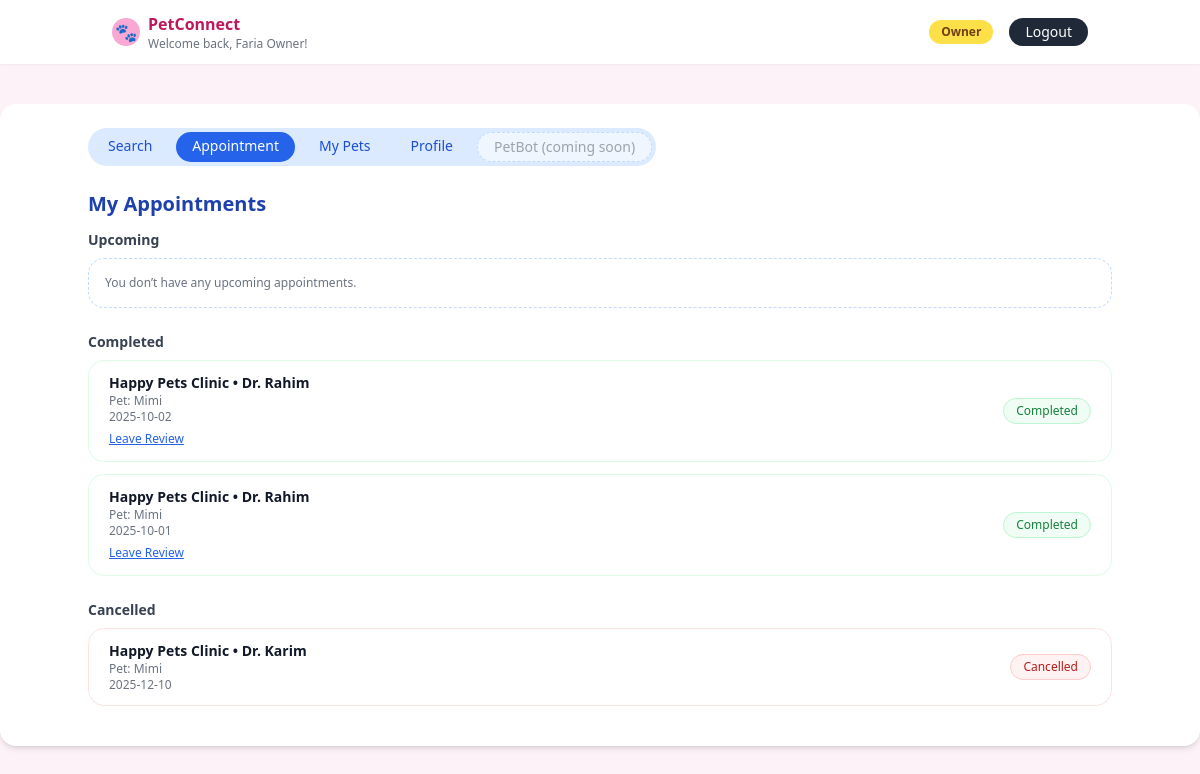
Page /owner/appointments (signed in) on the committed database.
### tables this page shows
CREATE TABLE owners (
    id INTEGER PRIMARY KEY AUTOINCREMENT,
    user_id INTEGER NOT NULL UNIQUE,
    name TEXT NOT NULL,
    email TEXT NOT NULL,
    location TEXT NOT NULL DEFAULT '',
    password TEXT NOT NULL DEFAULT '', is_premium INTEGER DEFAULT 0, subscription_expiry TEXT, reward_points INTEGER DEFAULT 0,
    FOREIGN KEY (user_id) REFERENCES users(id)
);

CREATE TABLE appointments (
    id INTEGER PRIMARY KEY AUTOINCREMENT,
    pet_id INTEGER NOT NULL,
    doctor_id INTEGER NOT NULL,
    appointment_date DATETIME NOT NULL,
    status TEXT NOT NULL DEFAULT 'pending',

    -- Doctor review
    rating INTEGER,              -- 1 to 5
    review_text TEXT,

    -- Clinic review
    clinic_rating INTEGER,       -- 1 to 5
    clinic_review_text TEXT,

    reviewed_at TEXT,

    FOREIGN KEY (pet_id) REFERENCES pets(id),
    FOREIGN KEY (doctor_id) REFERENCES doctors(id)
);

CREATE TABLE clinics (
    id INTEGER PRIMARY KEY AUTOINCREMENT,
    user_id INTEGER NOT NULL UNIQUE,
    name TEXT NOT NULL,
    license_number TEXT NOT NULL,
    email TEXT NOT NULL,
    contact_number TEXT NOT NULL,
    location TEXT NOT NULL,
    FOREIGN KEY (user_id) REFERENCES users(id)
);

CREATE TABLE doctors (
    id INTEGER PRIMARY KEY AUTOINCREMENT,
    clinic_id INTEGER NOT NULL,
    name TEXT NOT NULL,
    email TEXT NOT NULL,
    base_fee REAL NOT NULL,
    qualifications TEXT NOT NULL,
    rating REAL DEFAULT 0,
    weekly_schedule TEXT NOT NULL,
    FOREIGN KEY (clinic_id) REFERENCES clinics(id)
);

CREATE TABLE pets (
    id INTEGER PRIMARY KEY AUTOINCREMENT,
    owner_id INTEGER NOT NULL,
    name TEXT NOT NULL,
    age TEXT NOT NULL,
    animal_type TEXT NOT NULL,
    breed TEXT NOT NULL,
    gender TEXT NOT NULL,
    vaccination_status TEXT NOT NULL,
    photo_filename TEXT,
    FOREIGN KEY (owner_id) REFERENCES owners(id)
);

### app.py (the view)
@app.route("/owner/appointments")
def owner_appointments():
    guard = _require_owner()
    if guard:
        return guard
    conn = get_db()
    auto_update_past_appointments(conn)
    cur = conn.cursor()
    owner = _get_owner_for_current_user(conn)
    if not owner:
        conn.close()
        flash("Owner profile not found.", "danger")
        return redirect(url_for("owner_dashboard"))
    cur.execute(
        """
        SELECT
            a.*,
            d.name               AS doctor_name,
            c.name               AS clinic_name,
            c.location           AS clinic_location,
            p.name               AS pet_name,
            p.animal_type        AS pet_animal_type,
            p.breed              AS pet_breed,
            p.gender             AS pet_gender,
            p.age                AS pet_age,
            p.vaccination_status AS pet_vaccination_status
        FROM appointments a
        JOIN pets    p ON a.pet_id   = p.id
        JOIN owners  o ON p.owner_id = o.id
        JOIN doctors d ON a.doctor_id = d.id
        JOIN clinics c ON d.clinic_id = c.id
        WHERE o.id = ?
        ORDER BY a.appointment_date DESC
        """,
        (owner["id"],),
    )
    rows = cur.fetchall()
    conn.close()
    upcoming, completed, cancelled = [], [], []
    for r in rows:
        status = (r["status"] or "").lower()
        if status in ("completed", "done"):
            completed.append(r)
        elif status in ("cancelled", "canceled", "owner_cancelled", "clinic_cancelled"):
            cancelled.append(r)
        else:
            upcoming.append(r)
    def upcoming_sort_key(a):
        st = (a["status"] or "").lower()
        priority = 0 if st == "reschedule_pending" else 1
        return (priority, a["appointment_date"])
    upcoming = sorted(upcoming, key=upcoming_sort_key)
    return render_template(
        "owner_appointments.html",
        upcoming=upcoming,
        completed=completed,
        cancelled=cancelled,
    )

### app.py (called while the page is built)
def get_db():
    conn = sqlite3.connect(app.config["DATABASE"])
    conn.row_factory = sqlite3.Row
    return conn

def _require_owner():
    if not session.get("user_id") or session.get("role") != "owner":
        flash("Please log in as a pet owner to access this page.", "warning")
        return redirect(url_for("login"))
    return None

def _get_owner_for_current_user(conn):
    user_id = session.get("user_id")
    if not user_id:
        return None
    cur = conn.cursor()
    cur.execute("SELECT * FROM owners WHERE user_id = ?", (user_id,))
    return cur.fetchone()

### templates/owner_appointments.html
{% extends "base.html" %}
{% block content %}
<div class="max-w-5xl mx-auto">
  <div class="flex items-center justify-between mb-6">
    <div class="flex space-x-2 bg-blue-100 rounded-full px-1 py-1 text-sm">
      <a href="{{ url_for('owner_search') }}"
         class="px-4 py-1 rounded-full text-blue-700 hover:bg-blue-200">
        Search
      </a>
      <a href="{{ url_for('owner_appointments') }}"
         class="px-4 py-1 rounded-full bg-blue-600 text-white">
        Appointment
      </a>
      <a href="{{ url_for('owner_dashboard', tab='pets') }}"
         class="px-4 py-1 rounded-full text-blue-700 hover:bg-blue-200">
        My Pets
      </a>
      <a href="{{ url_for('owner_dashboard', tab='owner') }}"
         class="px-4 py-1 rounded-full text-blue-700 hover:bg-blue-200">
        Profile
      </a>
      <span class="px-4 py-1 rounded-full text-gray-400 bg-blue-50 border border-dashed border-blue-200">
        PetBot (coming soon)
      </span>
    </div>
  </div>
  <h2 class="text-xl font-semibold text-blue-800 mb-3">My Appointments</h2>
  <div class="mb-6">
    <h3 class="text-sm font-semibold text-gray-700 mb-2">Upcoming</h3>
    {% if upcoming %}
      <div class="space-y-3">
        {% for a in upcoming if (a['status'] or '')|lower == 'reschedule_pending' %}
          <div class="bg-white rounded-2xl border border-blue-100 px-5 py-3 flex flex-col md:flex-row md:items-center md:justify-between gap-3">
            <div>
              <p class="text-sm font-semibold text-blue-900">
                {{ a['clinic_name'] }} • {{ a['doctor_name'] }}
              </p>
              <p class="text-xs text-gray-500">Pet: {{ a['pet_name'] }}</p>
              <p class="text-xs text-gray-500">{{ a['appointment_date'] }}</p>
              <p class="text-xs text-orange-600 mt-1">
                The clinic has proposed a new time. Please confirm or decline.
              </p>
            </div>
            <div class="flex flex-col items-end gap-2">
              <span class="text-xs px-3 py-1 rounded-full bg-orange-50 text-orange-700 border border-orange-200">
                Reschedule Pending
              </span>
              <div class="flex gap-2">
                <form method="post"
                      action="{{ url_for('owner_accept_reschedule', appt_id=a['id']) }}">
                  <button type="submit"
                          class="px-3 py-1 rounded-full bg-green-500 hover:bg-green-600 text-white text-xs font-medium">
                    Accept
                  </button>
                </form>
                <form method="post"
                      action="{{ url_for('owner_decline_reschedule', appt_id=a['id']) }}">
                  <button type="submit"
                          class="px-3 py-1 rounded-full bg-red-500 hover:bg-red-600 text-white text-xs font-medium">
                    Decline
                  </button>
                </form>
              </div>
            </div>
          </div>
        {% endfor %}
        {% for a in upcoming if (a['status'] or '')|lower != 'reschedule_pending' %}
          <div class="bg-white rounded-2xl border border-blue-100 px-5 py-3 flex flex-col md:flex-row md:items-center md:justify-between gap-3">
            <div>
              <p class="text-sm font-semibold text-blue-900">
                {{ a['clinic_name'] }} • {{ a['doctor_name'] }}
              </p>
              <p class="text-xs text-gray-500">Pet: {{ a['pet_name'] }}</p>
              <p class="text-xs text-gray-500">{{ a['appointment_date'] }}</p>
            </div>
            <div class="flex flex-col items-end gap-2">
              <span class="text-xs px-3 py-1 rounded-full bg-yellow-50 text-yellow-700 border border-yellow-200">
                {{ (a['status'] or '')|replace('_', ' ')|title }}
              </span>
            </div>
          </div>
        {% endfor %}
      </div>
    {% else %}
      <div class="text-xs text-gray-500 bg-white rounded-2xl border border-dashed border-blue-200 p-4">
        You don’t have any upcoming appointments.
      </div>
    {% endif %}
  </div>
  <div class="mb-6">
    <h3 class="text-sm font-semibold text-gray-700 mb-2">Completed</h3>
    {% if completed %}
      <div class="space-y-3">
        {% for a in completed %}
          <div class="bg-white rounded-2xl border border-green-100 px-5 py-3 flex justify-between items-center">
            <div>
              <p class="text-sm font-semibold text-gray-900">
                {{ a['clinic_name'] }} • {{ a['doctor_name'] }}
              </p>
              <p class="text-xs text-gray-500">Pet: {{ a['pet_name'] }}</p>
              <p class="text-xs text-gray-500">{{ a['appointment_date'] }}</p>
              {% if a['reviewed_at'] %}
                <p class="text-xs text-green-600 mt-1">Reviewed ✅</p>
              {% else %}
                <a href="{{ url_for('owner_leave_review', appt_id=a['id']) }}"
                   class="text-xs text-blue-600 underline mt-1 inline-block">
                  Leave Review
                </a>
              {% endif %}
            </div>
            <span class="text-xs px-3 py-1 rounded-full bg-green-50 text-green-700 border border-green-200">
              {{ (a['status'] or '')|replace('_', ' ')|title }}
            </span>
          </div>
        {% endfor %}
      </div>
    {% else %}
      <div class="text-xs text-gray-500 bg-white rounded-2xl border border-dashed border-green-200 p-4">
        No completed appointments yet.
      </div>
    {% endif %}
  </div>
  <div class="mb-4">
    <h3 class="text-sm font-semibold text-gray-700 mb-2">Cancelled</h3>
    {% if cancelled %}
      <div class="space-y-3">
        {% for a in cancelled %}
          <div class="bg-white rounded-2xl border border-red-100 px-5 py-3 flex justify-between items-center">
            <div>
              <p class="text-sm font-semibold text-gray-900">
                {{ a['clinic_name'] }} • {{ a['doctor_name'] }}
              </p>
              <p class="text-xs text-gray-500">Pet: {{ a['pet_name'] }}</p>
              <p class="text-xs text-gray-500">{{ a['appointment_date'] }}</p>
            </div>
            <span class="text-xs px-3 py-1 rounded-full bg-red-50 text-red-700 border border-red-200">
              {{ (a['status'] or '')|replace('_', ' ')|title }}
            </span>
          </div>
        {% endfor %}
      </div>
    {% else %}
      <div class="text-xs text-gray-500 bg-white rounded-2xl border border-dashed border-red-200 p-4">
        No cancelled appointments.
      </div>
    {% endif %}
  </div>
</div>
{% endblock %}

### templates/base.html (shortened to what this page needs)
<!DOCTYPE html>
<html lang="en">
<head>
  <script src="https://cdn.tailwindcss.com"></script>
</head>
<body class="bg-pink-50">
  <header class="bg-white shadow-sm">
    <div class="max-w-5xl mx-auto px-6 py-3 flex items-center justify-between">
      <div class="flex items-center space-x-2">
        <div class="w-7 h-7 rounded-full bg-pink-300 flex items-center justify-center">
          <span class="text-white text-lg">🐾</span>
        </div>
        <div>
          <p class="font-semibold text-pink-700">PetConnect</p>
          {% if session.get('user_name') %}
            <p class="text-xs text-gray-500">Welcome back, {{ session.get('user_name') }}!</p>
          {% endif %}
        </div>
      </div>
      <nav class="flex items-center space-x-4 text-sm">
        {% if session.get('user_id') %}
          <span class="px-3 py-1 rounded-full bg-yellow-300 text-xs font-semibold text-yellow-900">
            {{ session.get('role')|capitalize }}
          </span>
          <a href="{{ url_for('logout') }}"
             class="px-4 py-1 rounded-full bg-gray-800 text-white text-sm hover:bg-black transition">
            Logout
          </a>
        {% endif %}
      </nav>
    </div>
  </header>
  <main class="min-h-screen">
    <div class="max-w-7xl mx-auto mt-10">
      <div class="bg-white rounded-2xl shadow-md px-8 py-6">
        {% block content %}{% endblock %}
      </div>
    </div>
  </main>
</body>
</html>

### rows in the picture
owners: get "Faria Owner"
appointments: clinic_name "Happy Pets Clinic", doctor_name "Dr. Rahim", pet_name "Mimi", appointment_date "2025-10-02", status "Completed"
appointments: clinic_name "Happy Pets Clinic", doctor_name "Dr. Rahim", pet_name "Mimi", appointment_date "2025-10-01", status "Completed"
appointments: clinic_name "Happy Pets Clinic", doctor_name "Dr. Karim", pet_name "Mimi", appointment_date "2025-12-10", status "Cancelled"

### other values in the picture
{{ session.get('role')|capitalize }} "Owner"
